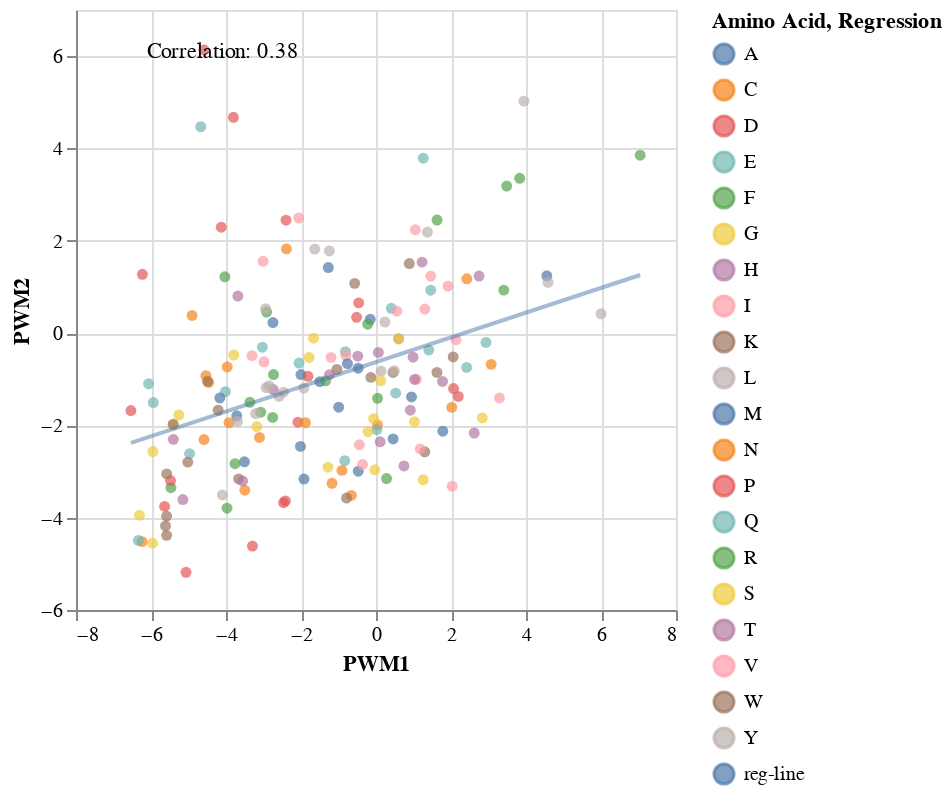

Notebook code cell kept with this figure:
### Code cell
import pandas as pd
import altair as alt

# Create the dataframes for amino acids
data1 = {
    'A': [0.456, 1.781, -2.748, -1.498, -3.713, -2.001, 0.947, -0.995, -3.508],
    'R': [0.282, -3.074, -3.759, 1.628, -5.469, -1.344, 0.041, 3.832, -3.973],
    'N': [-2.387, 3.071, -3.967, 0.039, -4.905, -1.173, 2.421, 2.020, -6.237],
    'D': [-4.588, -3.802, -4.127, 2.194, -6.229, -2.416, -2.399, -2.085, -6.536],
    'C': [-3.498, -0.657, -3.108, -4.535, -4.586, -3.919, -0.907, -4.462, -1.881],
    'Q': [0.024, 0.525, -0.815, 1.408, -5.938, 0.409, 2.417, 1.460, -4.971],
    'E': [-3.030, -4.673, -4.017, 2.933, -6.064, -0.833, 1.260, -2.052, -6.338],
    'G': [-3.177, 1.259, -5.260, -1.783, -5.412, -1.667, -1.281, -0.032, -6.308],
    'H': [-2.738, -1.238, 0.111, -0.485, 2.748, 0.603, 1.228, 2.620, -5.150],
    'I': [1.080, 2.031, 0.557, -0.802, -2.059, 1.460, -0.445, -2.987, 1.921],
    'L': [-3.209, -2.464, 0.138, -1.633, 0.238, 1.370, -2.928, -1.243, 3.944],
    'K': [1.301, -4.210, -5.018, -0.568, -3.664, 0.455, -1.043, 0.887, -5.585],
    'M': [-1.921, -0.473, -1.272, -4.164, -0.761, -0.154, -2.014, -0.475, 4.555],
    'F': [-2.734, -2.756, 3.485, -3.364, 7.044, -0.221, -4.030, -2.918, 3.407],
    'P': [-5.479, -5.637, 2.069, -0.462, -3.294, -0.518, -2.464, -1.813, -5.065],
    'S': [2.834, 1.025, -3.793, 0.128, -5.948, -0.062, 0.602, -0.213, -5.957],
    'T': [0.746, 0.915, -3.685, 0.062, -5.405, 1.028, 1.774, 0.988, -3.556],
    'W': [-5.583, -5.613, 1.625, -0.785, 2.058, -0.137, -5.582, -5.409, -4.493],
    'Y': [-3.696, -4.096, 6.002, -2.587, 4.589, 0.488, -2.946, -1.924, -2.853],
    'V': [3.293, 1.179, 1.301, -1.199, -3.009, 1.050, -0.359, -3.306, 2.133]
}

data2 = {
    'A': [-2.294, -2.127, 0.229, -1.052, -1.793, -0.898, -1.383, -1.606, -2.789],
    'R': [-3.151, -1.715, -2.831, 2.448, -3.350, -1.034, -1.413, 3.354, -3.794],
    'N': [1.824, -0.678, -0.735, -1.991, 0.382, -3.255, 1.175, -1.610, -4.519],
    'D': [6.135, 4.675, 2.295, -1.374, 1.273, -3.636, 2.446, -1.931, -1.679],
    'C': [-3.405, -3.516, -2.261, -0.922, -2.306, -1.940, -2.975, -1.069, -1.942],
    'Q': [-2.094, -1.301, -0.404, -0.368, -1.505, 0.536, -0.745, 0.930, -2.614],
    'E': [-0.306, 4.472, -1.271, -0.204, -1.099, -2.766, 3.791, -0.650, -4.494],
    'G': [-2.025, -3.178, -1.777, -0.528, -1.992, -0.111, -2.906, -2.963, -3.946],
    'H': [-1.223, -0.900, -2.355, -0.501, 1.236, -0.122, 1.537, -2.166, -3.607],
    'I': [-1.002, -3.317, 0.475, -0.488, 2.493, 1.234, -2.421, -0.623, 1.016],
    'L': [-1.743, -1.281, -0.825, 1.820, 0.238, 2.188, -1.183, 1.779, 5.024],
    'K': [-2.573, -1.672, -2.796, 1.077, -3.160, -0.854, -0.787, 1.506, -3.968],
    'M': [-3.163, -2.993, 1.419, -1.405, -0.662, 0.298, -2.455, -0.762, 1.240],
    'F': [-0.898, -1.828, 3.185, -1.499, 3.854, 0.192, 1.220, 0.455, 0.931],
    'P': [-3.195, -3.755, -1.201, 0.654, -4.614, 0.342, -3.675, -0.936, -5.184],
    'S': [-1.837, -1.921, -0.477, -1.035, -2.567, -1.856, -0.128, -2.136, -4.552],
    'T': [-2.879, -1.671, 0.803, -0.419, -2.303, -1.004, -1.048, -0.522, -3.205],
    'W': [-4.383, -4.178, -0.853, -3.575, -0.517, -0.960, -3.051, -1.973, -1.044],
    'Y': [-1.915, -3.508, 0.418, -1.369, 1.096, -0.814, 0.529, -1.191, -1.141],
    'V': [-1.406, -2.509, 0.521, -0.526, 1.555, 2.240, -2.846, -0.489, -0.144]
}

df1 = pd.DataFrame(data1)
df2 = pd.DataFrame(data2)

df1['Position'] = df1.index +1
df2['Position'] = df2.index +1
# Melt the dataframes to long format for Altair
# df1_melted = df1.reset_index().melt('Position', var_name='Amino Acid', value_name='PWM1')
# df2_melted = df2.reset_index().melt('Position', var_name='Amino Acid', value_name='PWM2')

df1_melted = df1.melt(id_vars='Position', var_name='Amino Acid', value_name='PWM1')
df2_melted = df2.melt(id_vars='Position', var_name='Amino Acid', value_name='PWM2')

# Merge the two dataframes
df_merged = pd.merge(df1_melted, df2_melted, on=['Position', 'Amino Acid'])

# Create the base chart
base = alt.Chart(df_merged,width="container").mark_circle().encode(
    x='PWM1',
    y='PWM2',
    color='Amino Acid',
    tooltip=['Amino Acid', 'PWM1', 'PWM2','Position']
)

# Calculate the correlation coefficient
corr_coef = df_merged[['PWM1', 'PWM2']].corr().iloc[0, 1]

# Create the regression line
regression_line = base.transform_regression('PWM1', 'PWM2').mark_line(opacity=0.50,shape='mark').transform_fold(
     ["reg-line"], 
     as_=["Regression", "y"]
).encode(alt.Color("Regression:N"))



# .transform_fold(
#      ["reg-line"], 
#      as_=["Regression", "y"]
# ).encode(alt.Color("Regression:N"))

# Add the correlation coefficient as text
corr_text = alt.Chart(pd.DataFrame({
    'PWM1': [df_merged['PWM1'].min()],
    'PWM2': [df_merged['PWM2'].max()],
    'text': [f'Correlation: {corr_coef:.2f}']
})).mark_text(align='left', baseline='top', dx=8, dy=-5).encode(
    x='PWM1:Q',
    y='PWM2:Q',
    text='text:N'
)

# Combine the charts
chart = base + regression_line + corr_text

chart.save('data/outputM/clust_result/amino_acids_comparison_with_correlation.json')
chart

### Figure 1 — Vega-Lite specification as saved in the notebook (floating-point values rounded to 4 significant figures; data arrays with more than 128 entries replaced by an {"elided": "..."} marker saying what was removed)
{"config": {"view": {"continuousWidth": 300, "continuousHeight": 300}}, "layer": [{"mark": {"type": "circle"}, "encoding": {"color": {"field": "Amino Acid", "type": "nominal"}, "tooltip": [{"field": "Amino Acid", "type": "nominal"}, {"field": "PWM1", "type": "quantitative"}, {"field": "PWM2", "type": "quantitative"}, {"field": "Position", "type": "quantitative"}], "x": {"field": "PWM1", "type": "quantitative"}, "y": {"field": "PWM2", "type": "quantitative"}}}, {"mark": {"type": "line", "opacity": 0.5, "shape": "mark"}, "encoding": {"color": {"field": "Regression", "type": "nominal"}, "tooltip": [{"field": "Amino Acid", "type": "nominal"}, {"field": "PWM1", "type": "quantitative"}, {"field": "PWM2", "type": "quantitative"}, {"field": "Position", "type": "quantitative"}], "x": {"field": "PWM1", "type": "quantitative"}, "y": {"field": "PWM2", "type": "quantitative"}}, "transform": [{"on": "PWM1", "regression": "PWM2"}, {"fold": ["reg-line"], "as": ["Regression", "y"]}]}, {"data": {"name": "data-1506cad155bdb4b027b3401fad2659d9"}, "mark": {"type": "text", "align": "left", "baseline": "top", "dx": 8, "dy": -5}, "encoding": {"text": {"field": "text", "type": "nominal"}, "x": {"field": "PWM1", "type": "quantitative"}, "y": {"field": "PWM2", "type": "quantitative"}}}], "data": {"name": "data-5120f1fa5c97cdd4d43cc5801dbae791"}, "width": "container", "$schema": "https://vega.github.io/schema/vega-lite/v5.20.1.json", "datasets": {"data-5120f1fa5c97cdd4d43cc5801dbae791": {"elided": "180 records"}, "data-1506cad155bdb4b027b3401fad2659d9": [{"PWM1": -6.536, "PWM2": 6.135, "text": "Correlation: 0.38"}]}}
